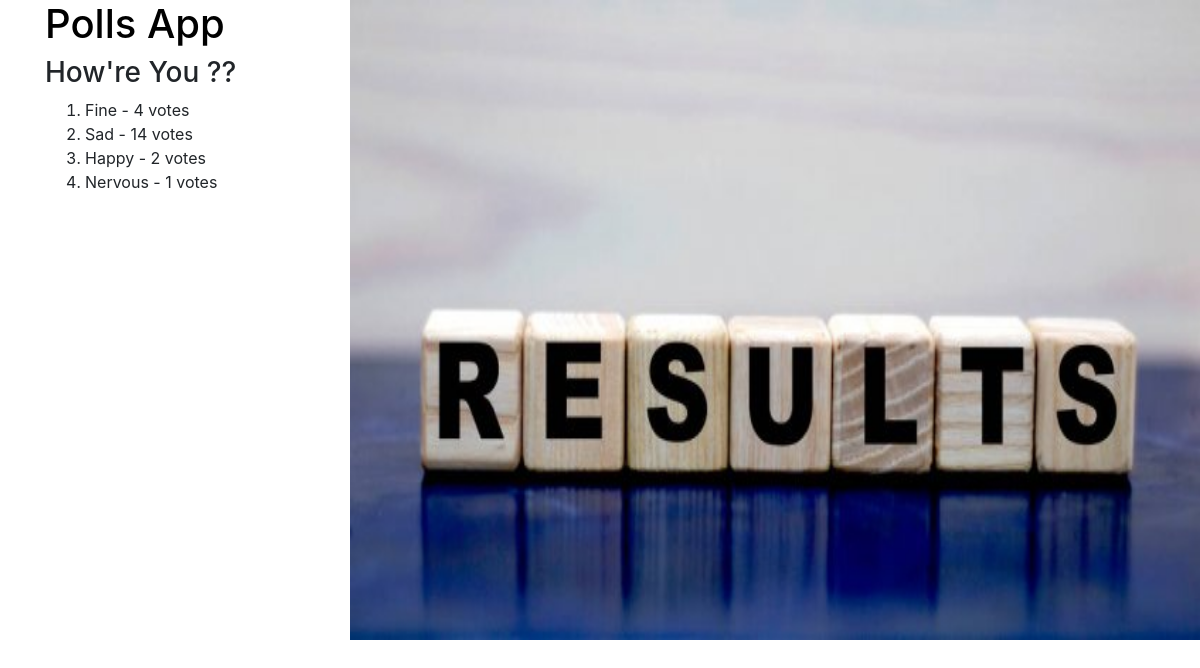
/4/results/, run on the app's committed database.
### polls/models.py (models this page shows, shortened)
class Question(models.Model):
    question_text = models.CharField(max_length=500,)
    pub_date = models.DateField(verbose_name='Date Published')

class Choice(models.Model):
    question = models.ForeignKey(Question, on_delete=models.CASCADE)
    choice_text = models.CharField(max_length=500)
    votes = models.IntegerField(default=0)

### polls/views.py (the view)
# urls.py: path('<int:id>/results/', views.results, name='polls-results'),
def results(request, id):
    try:
        context = {
            'question': Question.objects.get(pk=id)
        }
    except:
        raise Http404()
    return render(request, 'polls/results.html', context)

### polls/templates/polls/results.html (shortened to what this page needs)
{% load static %}
<!DOCTYPE html>
<html lang="en">
<head>
    <link rel="stylesheet" href="{% static 'polls/css/style.css' %}">
    <link rel="stylesheet" href="https://cdn.jsdelivr.net/npm/bootstrap@4.6.0/dist/css/bootstrap.min.css">
    <img src="{% static 'polls/images/result-img.jpg' %}" align="right" width="850" height="640" alt="background-image">
</head>
<body class="results">
    <div class="container">
    <h1>Polls App</h1>
    <h3>{{ question.question_text }}</h3>
    <ol>
        {% for c in question.choice_set.all %}
          <li for="{{ forloop.counter }}">{{ c.choice_text }} - {{ c.votes }} votes</li>
        {% endfor %}
    </ol>
    </div>
</body>
</html>

### static/polls/css/style.css (style rules this page uses)
.container h1 { color:rgb(0, 0, 0); }

### data on the page
Question: question_text "How're You ??"
Choice: choice_text "Fine", votes "4"
Choice: choice_text "Sad", votes "14"
Choice: choice_text "Happy", votes "2"
Choice: choice_text "Nervous", votes "1"
